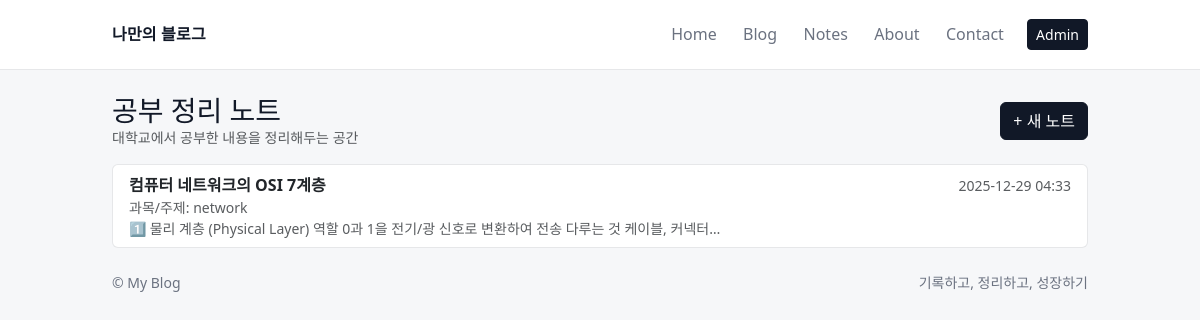
The app's page /notes/ with its own data.
### notes/models.py (models this page shows, shortened)
class Note(models.Model):
    title = models.CharField(max_length=200)
    course = models.CharField(max_length=200, blank=True)
    content = models.TextField()
    created_at = models.DateTimeField(auto_now_add=True)
    updated_at = models.DateTimeField(auto_now=True)
    ai_summary = models.TextField(blank=True, default="")
    class Meta:
        ordering = ["-created_at"]

### notes/views.py (the view)
# urls.py: path("", NoteListView.as_view(), name="note_list"),
class NoteListView(ListView):
    model = Note
    template_name = "notes/note_list.html"
    context_object_name = "notes"

### notes/templates/notes/note_list.html
{% extends "blog/base.html" %}
{% block content %}
<div class="d-flex justify-content-between align-items-center mb-3">
  <div>
    <h3 class="mb-0">공부 정리 노트</h3>
    <div class="text-muted small">대학교에서 공부한 내용을 정리해두는 공간</div>
  </div>
  <a class="btn btn-dark" href="{% url 'note_create' %}">+ 새 노트</a>
</div>
{% if notes %}
  <div class="list-group">
    {% for n in notes %}
      <a class="list-group-item list-group-item-action" href="{% url 'note_detail' n.pk %}">
        <div class="d-flex justify-content-between align-items-center">
          <div class="fw-bold">{{ n.title }}</div>
          <div class="text-muted small">{{ n.created_at|date:"Y-m-d H:i" }}</div>
        </div>
        {% if n.course %}
          <div class="text-muted small">과목/주제: {{ n.course }}</div>
        {% endif %}
        <div class="text-muted small">{{ n.content|truncatechars:80 }}</div>
      </a>
    {% endfor %}
  </div>
{% else %}
  <div class="alert alert-secondary">
    아직 노트가 없어요. <a href="{% url 'note_create' %}" class="alert-link">첫 노트 작성하기</a>
  </div>
{% endif %}
{% endblock %}

### blog/templates/blog/base.html (style rules this page uses)
:root { --accent: #111827; --bg: #f6f7f9; --card: #ffffff; --text: #111827; --muted: #6b7280; --line: rgba(17,24,39,.10); }
body { background: var(--bg); color: var(--text); }
.btn-dark { background: var(--accent); border-color: var(--accent); }
.card, .list-group-item { background: var(--card); border: 1px solid var(--line); border-radius: .8rem; }

### records on screen
Note: title "컴퓨터 네트워크의 OSI 7계층", created_at "2025-12-29 04:33", course "network", content "1️⃣ 물리 계층 (Physical Layer) 역할 0과 1을 전기/광 신호로 변환하여 전송 다루는 것 케이블, 커넥터…"
